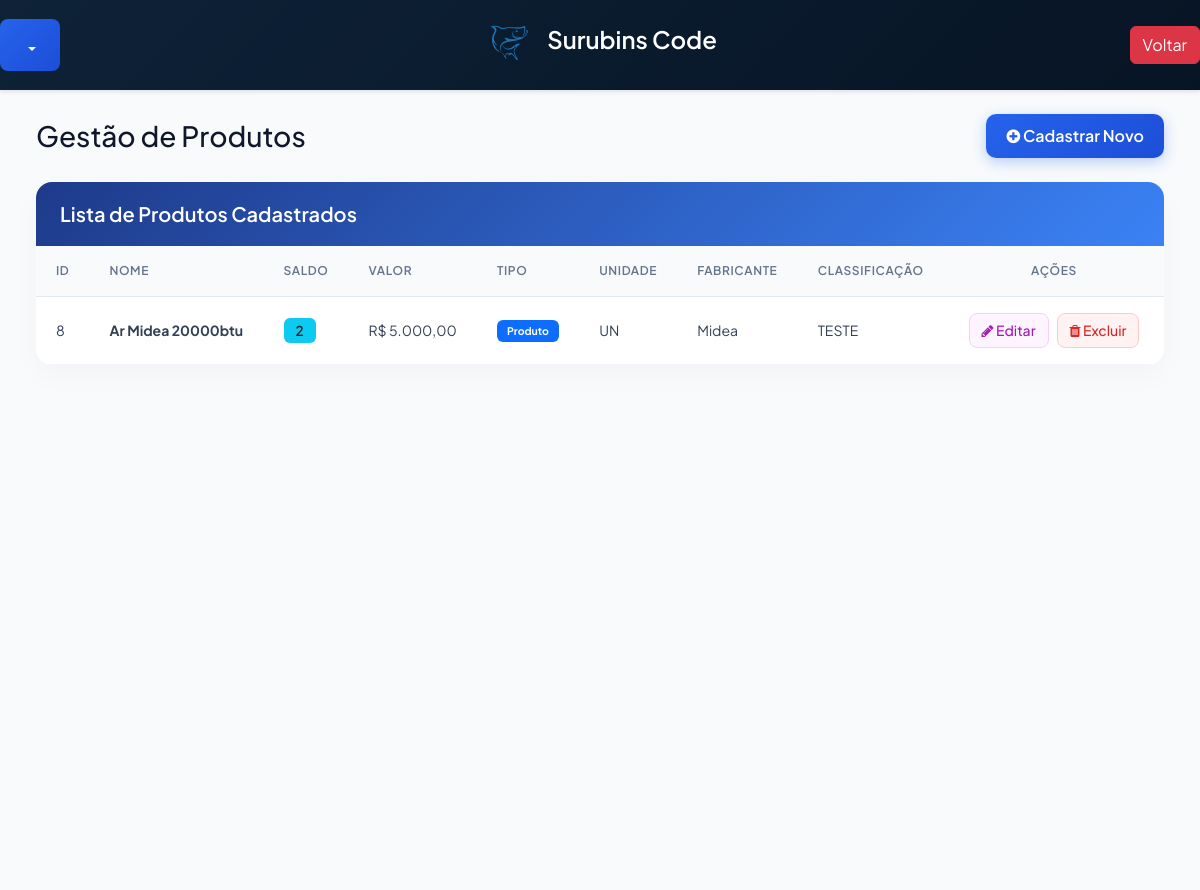
/src/pages/cadprod/cadProd.php, run on the app's committed database.
### tables this page shows
CREATE TABLE `cadprod` (
  `id` int(4) NOT NULL,
  `nome` varchar(225) NOT NULL,
  `valor` float NOT NULL,
  `tipo` varchar(225) NOT NULL,
  `unidade` varchar(225) NOT NULL,
  `fabricante` varchar(225) NOT NULL,
  `classificacao` varchar(225) NOT NULL,
  `saldo` int(225) NOT NULL
);

### src/controllers/ProdController.php (called while the page is built, shortened)
<?php
	require_once __Dir__ . '/../classes/Prod.php';
	class ProdController{
		private $prod;
		public function __construct($pdo){
			$this->prod = new Prod($pdo);
		}
		public function inicio(){
			return $this->prod->read();
		}
	}
?>

### src/classes/Prod.php (called while the page is built, shortened)
<?php
class Prod{
	private $pdo;
	public function __construct($pdo){
		$this->pdo = $pdo;
	}
	public function read(){
		$sql = "SELECT * FROM cadprod ";
		$stmt = $this->pdo->query($sql);
		return $stmt->fetchAll(PDO::FETCH_ASSOC);
	}
}

### src/pages/cadprod/cadProd.php (the view, shortened to what this page needs)
<?php
    require_once __DIR__ . '../../../../config/conexao.php';
    require_once __DIR__ . '/../../controllers/ProdController.php';
    $prodController = new ProdController($pdo);
    $prods = $prodController->inicio();
?>
<!DOCTYPE html>
<html lang="pt-BR">
<head>
    <link rel="stylesheet" href="https://cdn.jsdelivr.net/npm/bootstrap@5.3.8/dist/css/bootstrap.min.css">
    <link rel="stylesheet" href="https://cdn.lineicons.com/5.0/lineicons.css">
    <link rel="stylesheet" href="https://cdnjs.cloudflare.com/ajax/libs/font-awesome/4.7.0/css/font-awesome.min.css">
    <link rel="stylesheet" href="../../../Paginas/style.css?v=<?= time() ?>">
</head>
<body>
    <?php include '../../comum/navibar.php'; ?>
    <div class="wrapper">
        <div class="main p-4">
            <div class="container mb-4 d-flex justify-content-between align-items-center">
                <h1 class="h3 font-weight-bold" style="color: #0f172a; margin: 0;">Gestão de Produtos</h1>
                <button id="openPopup" class="btn-create-trigger"><i class="fa fa-plus-circle"></i> Cadastrar Novo</button>
            </div>
            <div class="container">
                <div class="card">
                    <div class="card-header">
                        <h3>Lista de Produtos Cadastrados</h3>
                    </div>
                    <div class="card-body p-0">
                        <div class="table-responsive">
                            <table class="table table-hover">
                                <thead>
                                    <tr>
                                        <th>ID</th>
                                        <th>NOME</th>
                                        <th>SALDO</th>
                                        <th>VALOR</th>
                                        <th>TIPO</th>
                                        <th>UNIDADE</th>
                                        <th>FABRICANTE</th>
                                        <th>CLASSIFICAÇÃO</th>
                                        <th class="text-center" style="width: 220px;">AÇÕES</th>
                                    </tr>
                                </thead>
                                <tbody>
                                <?php foreach ($prods as $prod): ?>
                                    <tr>
                                        <td><?= htmlspecialchars($prod['id']) ?></td>
                                        <td><strong><?= htmlspecialchars($prod['nome']) ?></strong></td>
                                        <td><span class="badge bg-info text-dark" style="font-size: 0.85rem; font-weight: 600; padding: 6px 12px; border-radius: 6px;"><?= htmlspecialchars($prod['saldo']) ?></span></td>
                                        <td>R$ <?= htmlspecialchars(number_format((float)$prod['valor'], 2, ',', '.')) ?></td>
                                        <td>
                                            <?php if ($prod['tipo'] === 'Produto'): ?>
                                                <span class="badge bg-primary" style="padding: 6px 10px; border-radius: 6px;"><?= htmlspecialchars($prod['tipo']) ?></span>
                                            <?php else: ?>
                                                <span class="badge bg-success" style="padding: 6px 10px; border-radius: 6px;"><?= htmlspecialchars($prod['tipo']) ?></span>
                                            <?php endif; ?>
                                        </td>
                                        <td><?= htmlspecialchars($prod['unidade']) ?></td>
                                        <td><?= htmlspecialchars($prod['fabricante']) ?></td>
                                        <td><?= htmlspecialchars($prod['classificacao']) ?></td>
                                        <td class="text-center">
                                            <div class="d-flex justify-content-center gap-2">
                                                <button class="btn-action-edit edit-btn"
                                                    data-id="<?= htmlspecialchars($prod['id'] ?? '') ?>"
                                                    data-nome="<?= htmlspecialchars($prod['nome'] ?? '') ?>"
                                                    data-valor="<?= htmlspecialchars($prod['valor'] ?? '') ?>"
                                                    data-tipo="<?= htmlspecialchars($prod['tipo'] ?? '') ?>"
                                                    data-unidade="<?= htmlspecialchars($prod['unidade'] ?? '') ?>"
                                                    data-fabricante="<?= htmlspecialchars($prod['fabricante'] ?? '') ?>"
                                                    data-classificacao="<?= htmlspecialchars($prod['classificacao'] ?? '') ?>"
                                                    data-saldo="<?= htmlspecialchars($prod['saldo'] ?? '') ?>">
                                                    <i class="fa fa-pencil"></i> Editar
                                                </button>
                                                <form style="display: inline;" method="POST" onsubmit="return confirm('Tem certeza que deseja excluir o produto <?= htmlspecialchars(addslashes($prod['nome'])) ?>?');">
                                                    <button type="submit" name="delete" class="btn-action-delete"><i class="fa fa-trash"></i> Excluir</button>
                                                </form>
                                            </div>
                                        </td>
                                    </tr>
                                <?php endforeach; ?>
                                </tbody>
                            </table>
                        </div>
                    </div>
                </div>
            </div>
        </div>
    </div>
</body>
</html>

### Paginas/style.css (style rules this page uses)
h1 { font-weight: 600; font-size: 1.5rem; }
body { font-family: 'Plus Jakarta Sans', 'Poppins', sans-serif; background-color: #f8fafc; color: #1e293b; }
.wrapper { display: flex; }
.main { min-height: 100vh; width: 100%; overflow: hidden; transition: all 0.35s ease-in-out; background-color: #f8fafc; }
.container { max-width: 1400px; }
.card { border: none; border-radius: 16px; box-shadow: 0 10px 30px rgba(0,0,0,0.03); overflow: hidden; background-color: #ffffff; }
.card-header { background: linear-gradient(135deg, #1e3a8a, #3b82f6); color: white; padding: 20px 24px; border: none; }
.card-header h3 { font-size: 1.25rem; font-weight: 600; margin: 0; }
.table { margin-bottom: 0; vertical-align: middle; }
.table th { background-color: #f8fafc; color: #64748b; font-weight: 600; text-transform: uppercase; font-size: 0.75rem; letter-spacing: 0.05em; padding: 16px 20px; border-bottom: 1px solid #e2e8f0; }
.table td { padding: 16px 20px; color: #334155; font-size: 0.875rem; border-bottom: 1px solid #f1f5f9; }
.btn-create-trigger { background: linear-gradient(135deg, #2563eb, #1d4ed8); color: white; padding: 10px 20px; border-radius: 10px; font-weight: 600; box-shadow: 0 4px 14px rgba(37, 99, 235, 0.3); transition: all 0.2s ease; border: none; }
.btn-action-edit { background: #fdf4ff; color: #a21caf; border: 1px solid #f5d0fe; padding: 6px 12px; border-radius: 8px; font-weight: 500; transition: all 0.2s; }
.btn-action-delete { background: #fef2f2; color: #dc2626; border: 1px solid #fecaca; padding: 6px 12px; border-radius: 8px; font-weight: 500; transition: all 0.2s; }

### data on the page
cadprod: id "8", nome "Ar Midea 20000btu", saldo "2", valor "5.000,00", tipo "Produto", unidade "UN", fabricante "Midea", classificacao "TESTE"
